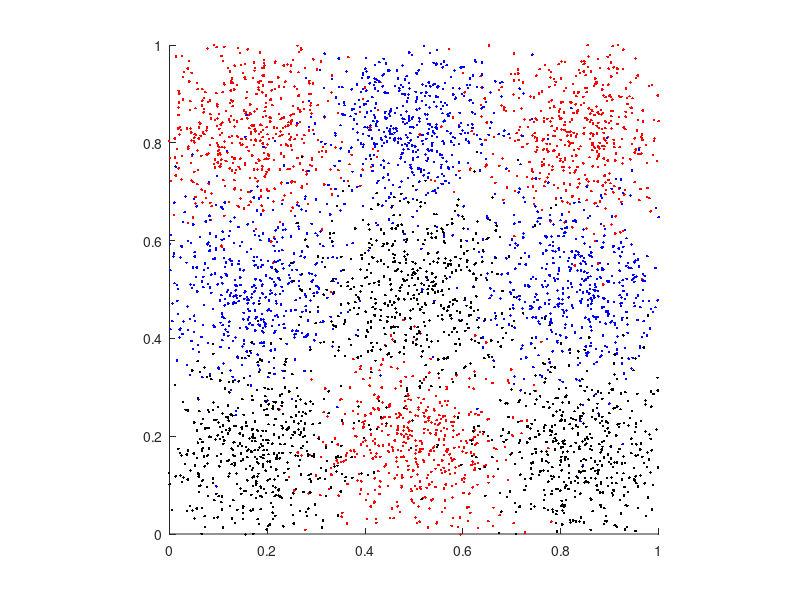

Write MATLAB code to recreate this figure.
% generate some data
k = 3;
n = 500;
alpha = 0.3;
X = [ 
    alpha*randn(n,1)-1 alpha*randn(n,1)+1; %randn(n,1);
    alpha*randn(n,1)+0 alpha*randn(n,1)+1; %randn(n,1);
    alpha*randn(n,1)+1 alpha*randn(n,1)+1; %randn(n,1);
    alpha*randn(n,1)-1 alpha*randn(n,1)+0; %randn(n,1);
    alpha*randn(n,1)+0 alpha*randn(n,1)+0; %randn(n,1);
    alpha*randn(n,1)+1 alpha*randn(n,1)+0; %randn(n,1);
    alpha*randn(n,1)-1 alpha*randn(n,1)-1; %randn(n,1);
    alpha*randn(n,1)+0 alpha*randn(n,1)-1; %randn(n,1);
    alpha*randn(n,1)+1 alpha*randn(n,1)-1; %randn(n,1);
    ];
X = (X +1.5) / 3;
X = [X ones(9*n,1)];

a = [ones(n,1) zeros(n,1) zeros(n,1)];
b = [zeros(n,1) ones(n,1) zeros(n,1)];
c = [zeros(n,1) zeros(n,1) ones(n,1)];
Yvec = [a;b;a;b;c;b;c;a;c];

%a = [ones(n,1) zeros(n,1)];
%b = [zeros(n,1) ones(n,1)];
%Yvec = [a;b;a;b;a;b;a;b;a];

[v,Y] = max(Yvec,[],2);

kolor = ['r' 'b' 'k' 'g'];
figure(1); clf;
hold on;
for i = 1:k
  ind = find(Y == i);
  plot(X(ind,1),X(ind,2),[kolor(i) '.']);
end;
axis([0 1 0 1]); axis square;
